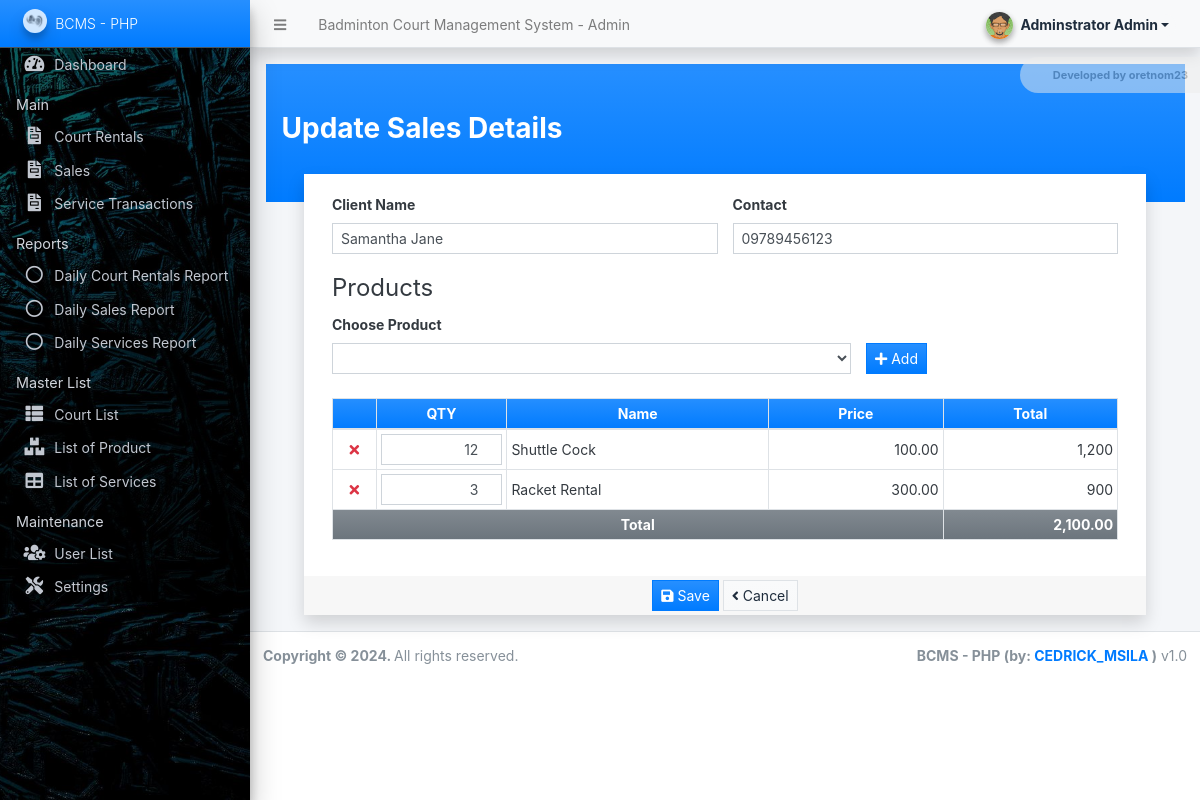
Screenshot of /admin/?page=sales/manage_sale&id=6 (signed in) with the database file from the repository.
### tables this page shows
CREATE TABLE `sales_transaction_items` (
  `sales_transaction_id` int(30) NOT NULL,
  `product_id` int(30) NOT NULL,
  `price` float(12,2) NOT NULL DEFAULT 0.00,
  `quantity` int(30) NOT NULL DEFAULT 0
);

CREATE TABLE `product_list` (
  `id` int(30) NOT NULL,
  `name` text NOT NULL,
  `price` float(12,2) NOT NULL DEFAULT 0.00,
  `status` tinyint(1) NOT NULL DEFAULT 1,
  `delete_flag` tinyint(1) NOT NULL DEFAULT 0,
  `date_created` datetime NOT NULL DEFAULT current_timestamp(),
  `date_updated` datetime NOT NULL DEFAULT current_timestamp() ON UPDATE current_timestamp()
);

### config.php (called while the page is built, shortened)
<?php
function format_num($number = '' , $decimal = ''){
    if(is_numeric($number)){
        $ex = explode(".",$number);
        $decLen = isset($ex[1]) ? strlen($ex[1]) : 0;
        if(is_numeric($decimal)){
            return number_format($number,$decimal);
        }else{
            return number_format($number,$decLen);
        }
    }else{
        return "Invalid Input";
    }
}
?>

### admin/sales/manage_sale.php (the view, shortened to what this page needs)
<div class="mx-0 py-5 px-3 mx-ns-4 bg-gradient-primary">
	<h3><b><?= isset($id) ? "Update Sales Details" : "Create New Sales" ?></b></h3>
</div>
<div class="row justify-content-center" style="margin-top:-2em;">
	<div class="col-lg-11 col-md-11 col-sm-12 col-xs-12">
		<div class="card rounded-0 shadow">
			<div class="card-body">
				<div class="container-fluid">
					<form action="" id="sales-form">
						<div class="row">
							<div class="form-group col-lg-6 col-md-6 col-sm-12 col-xs-12 mb-3">
								<label for="client_name" class="control-label">Client Name</label>
								<input type="text" class="form-control form-control-sm rounded-0" id="client_name" name="client_name" value="<?= isset($client_name) ? $client_name : '' ?>" required="required">
							</div>
							<div class="form-group col-lg-6 col-md-6 col-sm-12 col-xs-12 mb-3">
								<label for="contact" class="control-label">Contact</label>
								<input type="text" class="form-control form-control-sm rounded-0" id="contact" name="contact" value="<?= isset($contact) ? $contact : '' ?>" required="required">
							</div>
						</div>
						<fieldset>
							<legend>Products</legend>
							<div class="row align-items-end mb-2">
								<div class="form-group col-lg-8 col-md-8 col-sm-12 col-xs-12">
									<label for="product" class="control-label">Choose Product</label>
									<select type="text" class="form-control form-control-sm rounded-0" id="product">
										<option value="" selected disabled></option>
										<?php
										$products = $conn->query("SELECT * FROM `product_list` where delete_flag = 0 and `status` = 1 order by `name` asc");
										while($row = $products->fetch_array()):
										?>
										<option value="<?= $row['id'] ?>" data-price="<?= $row['price'] ?>"><?= $row['name'] ?></option>
										<?php endwhile; ?>
								</div>
								<div class="form-group col-lg-4 col-md-4 col-sm-12 col-xs-12">
									<button class="btn btn-primary bg-gradient-primary btn-sm rounded-0" type="button" id="add_product"><i class="fa fa-plus"></i> Add</button>
								</div>
							</div>
							<table class="table table-bordered" id="product-list">
								<colgroup>
									<col width="5%">
									<col width="15%">
									<col width="30%">
									<col width="20%">
									<col width="20%">
								</colgroup>
								<thead>
									<tr class="bg-gradient-primary">
										<th class="px-2 py-1 text-center"></th>
										<th class="px-2 py-1 text-center">QTY</th>
										<th class="px-2 py-1 text-center">Name</th>
										<th class="px-2 py-1 text-center">Price</th>
										<th class="px-2 py-1 text-center">Total</th>
									</tr>
								</thead>
								<tbody>
									<?php
									$total = 0;
									if(isset($id)):
										$sales = $conn->query("SELECT s.*, p.name as product FROM `sales_transaction_items` s inner join `product_list` p on s.product_id = p.id where s.sales_transaction_id  = '{$id}'");
										while($row = $sales->fetch_assoc()):
											$total += $row['quantity'] * $row['price'];
									?>
									<tr>
										<td class="p-1 align-middle text-center">
											<a href="javascript:void(0)" class="p-1 text-decoration-none text-danger rem_prod"><i class="fa fa-times"></i></a>
										</td>
										<td class="p-1 align-middle text-center">
											<input type="number" min="1" value= '<?= $row['quantity'] ?>' class="form-control form-control-sm rounded-0 text-right" name="product_quantity[]">
										</td>
										<td class="p-1 align-middle product_name"><?= $row['product'] ?></td>
										<td class="p-1 align-middle product_price text-right"><?= format_num($row['price']) ?></td>
										<td class="p-1 align-middle product_total text-right"><?= format_num($row['price'] * $row['quantity']) ?></td>
									</tr>
									<?php endwhile; ?>
									<?php endif; ?>
								</tbody>
								<tfoot>
									<tr class="bg-gradient-secondary">
										<th class="p-1 text-center align-middle" colspan="4">Total</th>
										<th class="p-1 text-right align-middle product_gtotal"><?= format_num($total, 2) ?></th>
									</tr>
								</tfoot>
							</table>
						</fieldset>
					</form>
				</div>
			</div>
			<div class="card-footer py-1 text-center">
				<button class="btn btn-primary btn-sm bg-gradient-primary rounded-0" form="sales-form"><i class="fa fa-save"></i> Save</button>
				<a class="btn btn-light btn-sm bg-gradient-light border rounded-0" href="./?page=sales"><i class="fa fa-angle-left"></i> Cancel</a>
			</div>
		</div>
	</div>
</div>

### rows the page displays
sales_transaction_items: quantity "12", product.name "Shuttle Cock", price "100.00", format_num($row['price'] * $row['quantity']) "1,200"
sales_transaction_items: quantity "3", product.name "Racket Rental", price "300.00", format_num($row['price'] * $row['quantity']) "900"

### other values shown
$_settings->info('name') "Badminton Court Management System"
$_settings->userdata('firstname').' '.$_settings->userdata('lastname') "Adminstrator Admin"
$_settings->info('short_name') "BCMS - PHP"
format_num($total, 2) "2,100.00"
